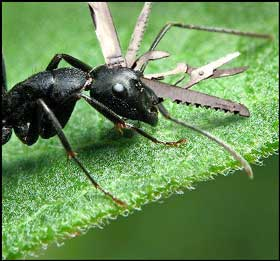
#> input picture openCV/opencvexam/data/ants/swiss-army-ant.jpg, 280 x 261 px
$ jupyter execute exam1.ipynb   (shell and % lines are left out)
#> lines starting #> are read from the running program, lines starting #| are printed output that depends on the picture; after the words box and inside, x2 and y2 are one past the last pixel; in counts of white or black regions, pixels touching at a corner belong together
### 5-1．데이터의 이해
#### 데이터의 리드와 확인

[cell 1]
# OpenCV의 인스톨
# pip install opencv-python

[cell 2]
# OpenCV, Matplotlib의 로드
import cv2
import matplotlib.pyplot as plt

# 이미지 파일의 리드
img = cv2.imread('./data/ants/swiss-army-ant.jpg')
#> img is the input picture: shape (261, 280, 3); mean B, G, R 85.9, 142, 104.5

# 이미지 사이즈의 확인
print(img.shape)
#| (261, 280, 3)

# 이미지 파일의 표시
plt.imshow(cv2.cvtColor(img, cv2.COLOR_BGR2RGB))
plt.show()

#### 픽셀값의 확인(컬러 이미지)

[cell 3]
# 이미지의 픽셀값을 확인
print(img)
#> (printed output is left out)

[cell 4]
# 이미지의 배열사이즈를 확인
print(len(img)) # 세로 사이즈
#| 261
print(len(img[0])) # 가로 사이즈
#| 280
print(len(img[0][0])) # 컬러 채널
#| 3

[cell 5]
# Pandas의 로드
import pandas as pd

# 픽셀배열을 B、G、R별로 분할
b, g, r = cv2.split(img)
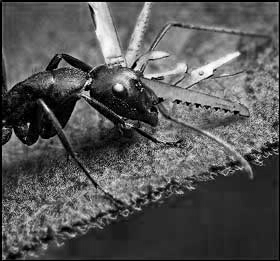
#> b: shape (261, 280); min 0, max 255, mean 85.9
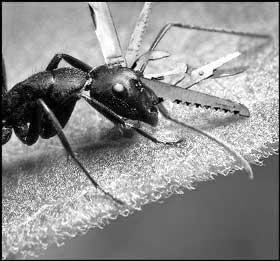
#> g: shape (261, 280); min 0, max 255, mean 142
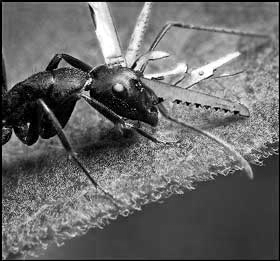
#> r: shape (261, 280); min 0, max 255, mean 104.5

# B배열을 데이터 프레임형식으로 변환
b_df = pd.DataFrame(b)
#> b_df = table of 261 rows and 280 columns

# 데이터 사이즈의 확인
print(b_df.shape)
#| (261, 280)
# 데이터의 선두 5행을 표시
b_df.head()
#> Out = table of 5 rows and 280 columns

[cell 6]
# 연습문제1
# G배열을 데이터 프레임으로 변환
g_df = pd.DataFrame(g)
#> g_df = table of 261 rows and 280 columns

# 데이터 사이즈의 확인
print(g_df.shape)
#| (261, 280)
# 데이터의 선두 5행을 표시
g_df.head()
#> Out = table of 5 rows and 280 columns

[cell 7]
# R配배열을 데이터 프레임으로 변환
r_df = pd.DataFrame(r)
#> r_df = table of 261 rows and 280 columns

# 데이터 사이즈의 확인
print(r_df.shape)
#| (261, 280)
# 데이터의 선두 5행을 표시
r_df.head()
#> Out = table of 5 rows and 280 columns

#### 픽셀값의 확인(그레이스케일 이미지)

[cell 8]
# 그레이스케일 이미지로 변환
gray_img = cv2.cvtColor(img, cv2.COLOR_BGR2GRAY)
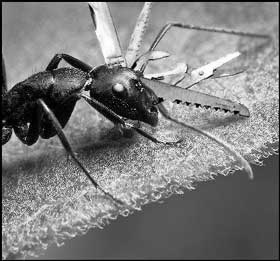
#> gray_img: shape (261, 280); min 0, max 255, mean 124.3

# 이미지의 사이즈 확인
print(gray_img.shape)
#| (261, 280)

# 이미지의 표시
plt.imshow(gray_img, cmap='gray')
plt.show()

[cell 9]
# 연습문제2
# 이미지의 픽셀값을 확인
print(gray_img)
#> (printed output is left out)

[cell 10]
# 연습문제3
# 이미지의 배열 사이즈를 확인
print(len(gray_img)) # 세로 사이즈
#| 261
print(len(gray_img[0])) # 가로 사이즈
#| 280

[cell 11]
# 배열을 데이터 프레임형식으로 변환
gr_df = pd.DataFrame(gray_img)
#> gr_df = table of 261 rows and 280 columns

# 데이터 사이즈의 확인
print(gr_df.shape)
#| (261, 280)
# 데이터의 선두 5행을 표시
gr_df.head()
#> Out = table of 5 rows and 280 columns

#### 픽셀값의 확인(2치화 이미지)

[cell 12]
# 2치화이미지로 변환
ret, bin_img = cv2.threshold(gray_img, 128, 255, cv2.THRESH_BINARY)
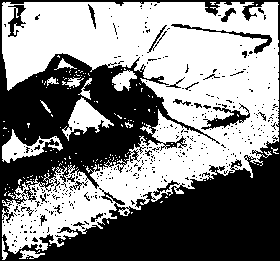
#> bin_img: shape (261, 280); 53% white; 389 black regions (365 under 20 px), largest, box (x1, y1, x2, y2) and area: (0, 0, 280, 261) 31382, (201, 103, 250, 130) 434, (171, 24, 272, 54) 383

# 이미지의 표시
plt.imshow(bin_img, cmap='gray')
plt.show()

[cell 13]
# 이미지의 픽셀값을 확인
print(bin_img)
#> (printed output is left out)

[cell 14]
# 배열을 데이터 프레임형식으로 변환
bin_df = pd.DataFrame(bin_img)
#> bin_df = table of 261 rows and 280 columns

# 데이터 사이즈의 확인
print(bin_df.shape)
#| (261, 280)
# 데이터의 선두 5행을 표시
bin_df.head()
#> Out = table of 5 rows and 280 columns

$ run again, with openCV/opencvexam/data/ants/1030023514_aad5c608f9.jpg copied over openCV/opencvexam/data/ants/swiss-army-ant.jpg
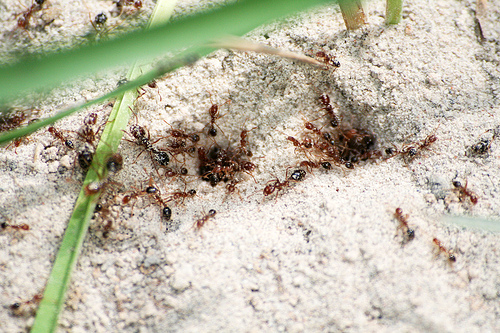
#> input picture openCV/opencvexam/data/ants/1030023514_aad5c608f9.jpg, 500 x 333 px
#> img is the input picture: shape (333, 500, 3); mean B, G, R 167.7, 186.5, 191.1
#| (333, 500, 3)
#> (printed output is left out)
#| 333
#| 500
#| 3
#> b_df = table of 333 rows and 500 columns
#| (333, 500)
#> `b_df.head()`: Out = table of 5 rows and 500 columns
#> g_df = table of 333 rows and 500 columns
#| (333, 500)
#> `g_df.head()`: Out = table of 5 rows and 500 columns
#> r_df = table of 333 rows and 500 columns
#| (333, 500)
#> `r_df.head()`: Out = table of 5 rows and 500 columns
#> `gray_img = cv2.cvtColor(img, cv2.COLOR_BGR2GRAY)`:
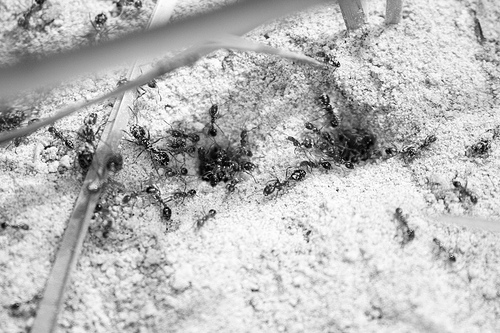
#> gray_img: shape (333, 500); min 0, max 255, mean 185.7
#| (333, 500)
#> (printed output is left out)
#| 333
#| 500
#> gr_df = table of 333 rows and 500 columns
#| (333, 500)
#> `gr_df.head()`: Out = table of 5 rows and 500 columns
#> `ret, bin_img = cv2.threshold(gray_img, 128, 255, cv2.THRESH_BINARY)`:
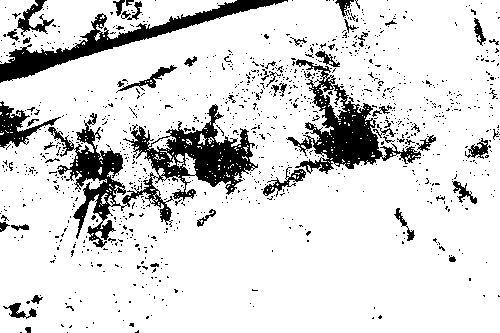
#> bin_img: shape (333, 500); 85.2% white; 1074 black regions (1018 under 20 px), largest, box (x1, y1, x2, y2) and area: (48, 104, 258, 248) 8111, (286, 59, 421, 174) 4394, (0, 0, 288, 83) 4042
#> (printed output is left out)
#> bin_df = table of 333 rows and 500 columns
#| (333, 500)
#> `bin_df.head()`: Out = table of 5 rows and 500 columns

$ run again, with openCV/opencvexam/data/ants/1073564163_225a64f170.jpg copied over openCV/opencvexam/data/ants/swiss-army-ant.jpg
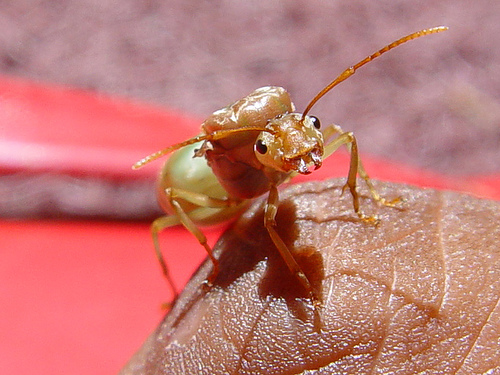
#> input picture openCV/opencvexam/data/ants/1073564163_225a64f170.jpg, 500 x 375 px
#> img is the input picture: shape (375, 500, 3); mean B, G, R 116.3, 121.6, 193.3
#| (375, 500, 3)
#> (printed output is left out)
#| 375
#| 500
#| 3
#> b_df = table of 375 rows and 500 columns
#| (375, 500)
#> `b_df.head()`: Out = table of 5 rows and 500 columns
#> g_df = table of 375 rows and 500 columns
#| (375, 500)
#> `g_df.head()`: Out = table of 5 rows and 500 columns
#> r_df = table of 375 rows and 500 columns
#| (375, 500)
#> `r_df.head()`: Out = table of 5 rows and 500 columns
#> `gray_img = cv2.cvtColor(img, cv2.COLOR_BGR2GRAY)`:
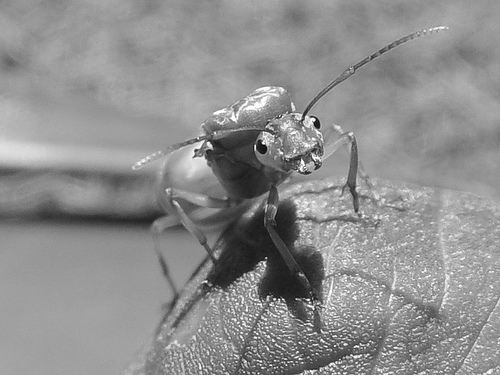
#> gray_img: shape (375, 500); min 7, max 255, mean 142.5
#| (375, 500)
#> (printed output is left out)
#| 375
#| 500
#> gr_df = table of 375 rows and 500 columns
#| (375, 500)
#> `gr_df.head()`: Out = table of 5 rows and 500 columns
#> `ret, bin_img = cv2.threshold(gray_img, 128, 255, cv2.THRESH_BINARY)`:
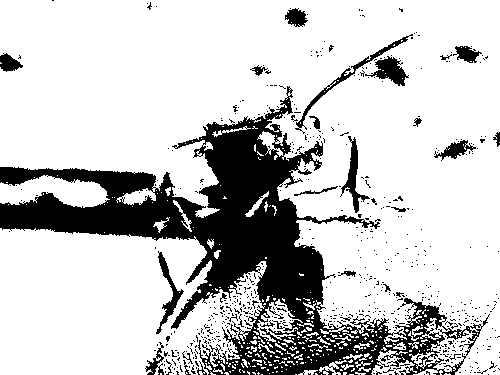
#> bin_img: shape (375, 500); 78.3% white; 628 black regions (599 under 20 px), largest, box (x1, y1, x2, y2) and area: (0, 86, 490, 375) 34435, (295, 34, 413, 134) 633, (365, 56, 409, 86) 591
#> (printed output is left out)
#> bin_df = table of 375 rows and 500 columns
#| (375, 500)
#> `bin_df.head()`: Out = table of 5 rows and 500 columns
